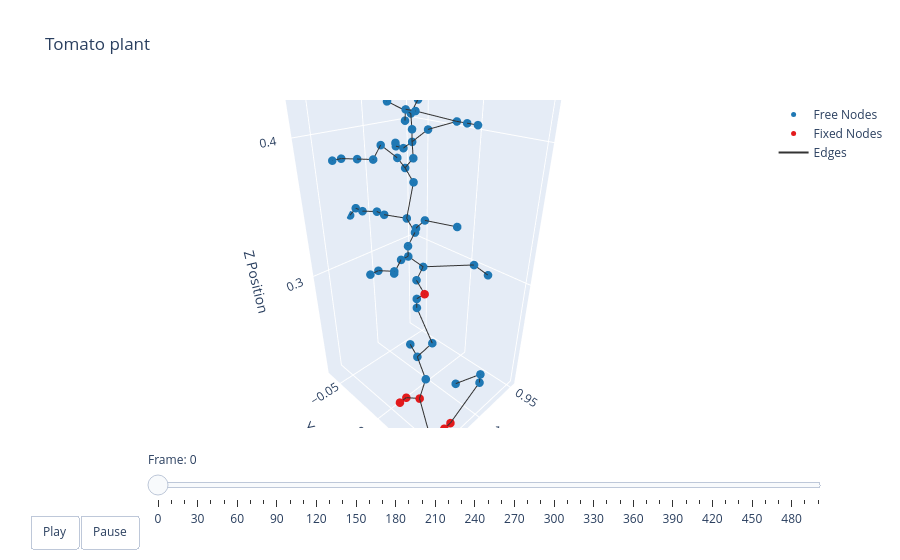

Here is the notebook cell this chart was saved with:
### Markdown cell above
### Plotting

### Code cell
t = np.arange(robot.sim_params.total_time, step=robot.sim_params.dt)
options = dismech.AnimationOptions(title='Tomato plant', plot_step=10)

fig = dismech.get_interactive_animation_plotly(robot, t, qs , options)
fig.show()

### Figure 1 — Plotly figure (JSON) as saved in the notebook; plotly's stock layout.template omitted (floating-point values rounded to 4 significant figures; data arrays with more than 128 entries replaced by an {"elided": "..."} marker saying what was removed)
{"data": [{"marker": {"color": "#1f78b4", "size": 5}, "mode": "markers", "name": "Free Nodes", "type": "scatter3d", "x": [1.021, 1.013, 1.013, 1.013, 1.005, 1.005, 1.013, 1.014, 1.014, 1.014, 0.9658, 1.03, 1.006, 0.9738, 1.014, 1.022, 1.046, 1.054, 1.038, 1.014, 1.022, 1.006, 1.022, 1.022, 1.014, 1.014, 1.006, 1.014, 1.014, 1.022, 0.998, 0.998, 0.974, 0.982, 1.038, 1.046, 0.982, 1.03, 1.022, 1.006, 0.998, 1.014, 0.99, 0.99, 0.982, 0.982, 1.006, 0.982, 0.982, 0.982, 0.998, 0.974, 1.014, 1.014, 0.958, 0.966], "y": [0.01368, -0.002295, 0.0377, -0.01029, 0.05368, 0.05368, 0.0137, -0.002309, -0.002315, -0.002326, 0.02957, -0.01033, -0.002362, 0.02157, -0.01036, -0.01035, -0.0102, -0.01012, -0.002281, -0.01037, -0.06637, -0.01037, -0.05837, -0.05037, -0.04237, -0.03437, -0.01837, -0.002369, 0.00563, 0.03763, -0.01837, -0.02637, -0.05837, -0.05037, -0.0507, -0.05076, -0.04237, -0.04263, -0.03456, -0.02637, -0.01837, -0.03446, -0.02637, -0.02637, -0.01837, -0.03437, -0.01837, 0.005629, 0.01363, 0.02163, -0.04237, -0.03437, -0.01037, -0.00237, -0.03437, -0.03437], "z": [0.226, 0.2341, 0.234, 0.2421, 0.242, 0.25, 0.2581, 0.282, 0.29, 0.306, 0.3064, 0.3139, 0.3141, 0.3143, 0.322, 0.322, 0.3219, 0.3219, 0.3219, 0.33, 0.338, 0.338, 0.346, 0.346, 0.346, 0.346, 0.346, 0.346, 0.354, 0.362, 0.37, 0.378, 0.386, 0.386, 0.386, 0.386, 0.386, 0.386, 0.3859, 0.386, 0.386, 0.3939, 0.394, 0.402, 0.402, 0.41, 0.41, 0.41, 0.41, 0.41, 0.418, 0.418, 0.418, 0.418, 0.426, 0.426]}, {"marker": {"color": "#e31a1c", "size": 5}, "mode": "markers", "name": "Fixed Nodes", "type": "scatter3d", "x": [1.061, 1.045, 1.053, 1.037, 1.045, 1.029, 1.029, 1.037, 1.014], "y": [0.02968, 0.03768, 0.03768, 0.005679, 0.005679, 0.01368, 0.04568, 0.04568, 0.005679], "z": [0.202, 0.202, 0.202, 0.21, 0.21, 0.21, 0.21, 0.21, 0.298]}, {"line": {"color": "#333333", "width": 2}, "mode": "lines", "name": "Edges", "type": "scatter3d", "x": {"elided": "192 float values"}, "y": {"elided": "192 float values"}, "z": {"elided": "192 float values"}}, {"color": "rgba(166, 206, 227, 0.7)", "i": [], "j": [], "k": [], "name": "Faces", "opacity": 0.7, "showscale": false, "type": "mesh3d", "x": [1.061, 1.045, 1.053, 1.037, 1.045, 1.029, 1.029, 1.037, 1.021, 1.013, 1.013, 1.013, 1.005, 1.005, 1.013, 1.014, 1.014, 1.014, 1.014, 0.9658, 1.03, 1.006, 0.9738, 1.014, 1.022, 1.046, 1.054, 1.038, 1.014, 1.022, 1.006, 1.022, 1.022, 1.014, 1.014, 1.006, 1.014, 1.014, 1.022, 0.998, 0.998, 0.974, 0.982, 1.038, 1.046, 0.982, 1.03, 1.022, 1.006, 0.998, 1.014, 0.99, 0.99, 0.982, 0.982, 1.006, 0.982, 0.982, 0.982, 0.998, 0.974, 1.014, 1.014, 0.958, 0.966], "y": [0.02968, 0.03768, 0.03768, 0.005679, 0.005679, 0.01368, 0.04568, 0.04568, 0.01368, -0.002295, 0.0377, -0.01029, 0.05368, 0.05368, 0.0137, -0.002309, -0.002315, 0.005679, -0.002326, 0.02957, -0.01033, -0.002362, 0.02157, -0.01036, -0.01035, -0.0102, -0.01012, -0.002281, -0.01037, -0.06637, -0.01037, -0.05837, -0.05037, -0.04237, -0.03437, -0.01837, -0.002369, 0.00563, 0.03763, -0.01837, -0.02637, -0.05837, -0.05037, -0.0507, -0.05076, -0.04237, -0.04263, -0.03456, -0.02637, -0.01837, -0.03446, -0.02637, -0.02637, -0.01837, -0.03437, -0.01837, 0.005629, 0.01363, 0.02163, -0.04237, -0.03437, -0.01037, -0.00237, -0.03437, -0.03437], "z": [0.202, 0.202, 0.202, 0.21, 0.21, 0.21, 0.21, 0.21, 0.226, 0.2341, 0.234, 0.2421, 0.242, 0.25, 0.2581, 0.282, 0.29, 0.298, 0.306, 0.3064, 0.3139, 0.3141, 0.3143, 0.322, 0.322, 0.3219, 0.3219, 0.3219, 0.33, 0.338, 0.338, 0.346, 0.346, 0.346, 0.346, 0.346, 0.346, 0.354, 0.362, 0.37, 0.378, 0.386, 0.386, 0.386, 0.386, 0.386, 0.386, 0.3859, 0.386, 0.386, 0.3939, 0.394, 0.402, 0.402, 0.41, 0.41, 0.41, 0.41, 0.41, 0.418, 0.418, 0.418, 0.418, 0.426, 0.426]}], "layout": {"scene": {"camera": {"eye": {"x": 1.225, "y": 1.225, "z": 1.0}}, "xaxis": {"range": [0.943, 1.066], "title": {"text": "X Position"}}, "yaxis": {"range": [-0.06717, 0.05368], "title": {"text": "Y Position"}}, "zaxis": {"range": [0.202, 0.4261], "title": {"text": "Z Position"}}}, "sliders": [{"currentvalue": {"prefix": "Frame: "}, "steps": [{"args": [["0"], {"frame": {"duration": 50, "redraw": true}, "mode": "immediate"}], "label": "0", "method": "animate"}, {"args": [["1"], {"frame": {"duration": 50, "redraw": true}, "mode": "immediate"}], "label": "10", "method": "animate"}, {"args": [["2"], {"frame": {"duration": 50, "redraw": true}, "mode": "immediate"}], "label": "20", "method": "animate"}, {"args": [["3"], {"frame": {"duration": 50, "redraw": true}, "mode": "immediate"}], "label": "30", "method": "animate"}, {"args": [["4"], {"frame": {"duration": 50, "redraw": true}, "mode": "immediate"}], "label": "40", "method": "animate"}, {"args": [["5"], {"frame": {"duration": 50, "redraw": true}, "mode": "immediate"}], "label": "50", "method": "animate"}, {"args": [["6"], {"frame": {"duration": 50, "redraw": true}, "mode": "immediate"}], "label": "60", "method": "animate"}, {"args": [["7"], {"frame": {"duration": 50, "redraw": true}, "mode": "immediate"}], "label": "70", "method": "animate"}, {"args": [["8"], {"frame": {"duration": 50, "redraw": true}, "mode": "immediate"}], "label": "80", "method": "animate"}, {"args": [["9"], {"frame": {"duration": 50, "redraw": true}, "mode": "immediate"}], "label": "90", "method": "animate"}, {"args": [["10"], {"frame": {"duration": 50, "redraw": true}, "mode": "immediate"}], "label": "100", "method": "animate"}, {"args": [["11"], {"frame": {"duration": 50, "redraw": true}, "mode": "immediate"}], "label": "110", "method": "animate"}, {"args": [["12"], {"frame": {"duration": 50, "redraw": true}, "mode": "immediate"}], "label": "120", "method": "animate"}, {"args": [["13"], {"frame": {"duration": 50, "redraw": true}, "mode": "immediate"}], "label": "130", "method": "animate"}, {"args": [["14"], {"frame": {"duration": 50, "redraw": true}, "mode": "immediate"}], "label": "140", "method": "animate"}, {"args": [["15"], {"frame": {"duration": 50, "redraw": true}, "mode": "immediate"}], "label": "150", "method": "animate"}, {"args": [["16"], {"frame": {"duration": 50, "redraw": true}, "mode": "immediate"}], "label": "160", "method": "animate"}, {"args": [["17"], {"frame": {"duration": 50, "redraw": true}, "mode": "immediate"}], "label": "170", "method": "animate"}, {"args": [["18"], {"frame": {"duration": 50, "redraw": true}, "mode": "immediate"}], "label": "180", "method": "animate"}, {"args": [["19"], {"frame": {"duration": 50, "redraw": true}, "mode": "immediate"}], "label": "190", "method": "animate"}, {"args": [["20"], {"frame": {"duration": 50, "redraw": true}, "mode": "immediate"}], "label": "200", "method": "animate"}, {"args": [["21"], {"frame": {"duration": 50, "redraw": true}, "mode": "immediate"}], "label": "210", "method": "animate"}, {"args": [["22"], {"frame": {"duration": 50, "redraw": true}, "mode": "immediate"}], "label": "220", "method": "animate"}, {"args": [["23"], {"frame": {"duration": 50, "redraw": true}, "mode": "immediate"}], "label": "230", "method": "animate"}, {"args": [["24"], {"frame": {"duration": 50, "redraw": true}, "mode": "immediate"}], "label": "240", "method": "animate"}, {"args": [["25"], {"frame": {"duration": 50, "redraw": true}, "mode": "immediate"}], "label": "250", "method": "animate"}, {"args": [["26"], {"frame": {"duration": 50, "redraw": true}, "mode": "immediate"}], "label": "260", "method": "animate"}, {"args": [["27"], {"frame": {"duration": 50, "redraw": true}, "mode": "immediate"}], "label": "270", "method": "animate"}, {"args": [["28"], {"frame": {"duration": 50, "redraw": true}, "mode": "immediate"}], "label": "280", "method": "animate"}, {"args": [["29"], {"frame": {"duration": 50, "redraw": true}, "mode": "immediate"}], "label": "290", "method": "animate"}, {"args": [["30"], {"frame": {"duration": 50, "redraw": true}, "mode": "immediate"}], "label": "300", "method": "animate"}, {"args": [["31"], {"frame": {"duration": 50, "redraw": true}, "mode": "immediate"}], "label": "310", "method": "animate"}, {"args": [["32"], {"frame": {"duration": 50, "redraw": true}, "mode": "immediate"}], "label": "320", "method": "animate"}, {"args": [["33"], {"frame": {"duration": 50, "redraw": true}, "mode": "immediate"}], "label": "330", "method": "animate"}, {"args": [["34"], {"frame": {"duration": 50, "redraw": true}, "mode": "immediate"}], "label": "340", "method": "animate"}, {"args": [["35"], {"frame": {"duration": 50, "redraw": true}, "mode": "immediate"}], "label": "350", "method": "animate"}, {"args": [["36"], {"frame": {"duration": 50, "redraw": true}, "mode": "immediate"}], "label": "360", "method": "animate"}, {"args": [["37"], {"frame": {"duration": 50, "redraw": true}, "mode": "immediate"}], "label": "370", "method": "animate"}, {"args": [["38"], {"frame": {"duration": 50, "redraw": true}, "mode": "immediate"}], "label": "380", "method": "animate"}, {"args": [["39"], {"frame": {"duration": 50, "redraw": true}, "mode": "immediate"}], "label": "390", "method": "animate"}, {"args": [["40"], {"frame": {"duration": 50, "redraw": true}, "mode": "immediate"}], "label": "400", "method": "animate"}, {"args": [["41"], {"frame": {"duration": 50, "redraw": true}, "mode": "immediate"}], "label": "410", "method": "animate"}, {"args": [["42"], {"frame": {"duration": 50, "redraw": true}, "mode": "immediate"}], "label": "420", "method": "animate"}, {"args": [["43"], {"frame": {"duration": 50, "redraw": true}, "mode": "immediate"}], "label": "430", "method": "animate"}, {"args": [["44"], {"frame": {"duration": 50, "redraw": true}, "mode": "immediate"}], "label": "440", "method": "animate"}, {"args": [["45"], {"frame": {"duration": 50, "redraw": true}, "mode": "immediate"}], "label": "450", "method": "animate"}, {"args": [["46"], {"frame": {"duration": 50, "redraw": true}, "mode": "immediate"}], "label": "460", "method": "animate"}, {"args": [["47"], {"frame": {"duration": 50, "redraw": true}, "mode": "immediate"}], "label": "470", "method": "animate"}, {"args": [["48"], {"frame": {"duration": 50, "redraw": true}, "mode": "immediate"}], "label": "480", "method": "animate"}, {"args": [["49"], {"frame": {"duration": 50, "redraw": true}, "mode": "immediate"}], "label": "490", "method": "animate"}, {"args": [["50"], {"frame": {"duration": 50, "redraw": true}, "mode": "immediate"}], "label": "499", "method": "animate"}], "transition": {"duration": 0}, "x": 0.1, "y": 0}], "title": {"text": "Tomato plant"}, "updatemenus": [{"buttons": [{"args": [null, {"frame": {"duration": 50, "redraw": true}, "fromcurrent": true}], "label": "Play", "method": "animate"}, {"args": [[null], {"frame": {"duration": 0, "redraw": true}, "mode": "immediate"}], "label": "Pause", "method": "animate"}], "direction": "left", "pad": {"r": 10, "t": 87}, "showactive": false, "type": "buttons", "x": 0.1, "xanchor": "right", "y": 0, "yanchor": "top"}]}}
